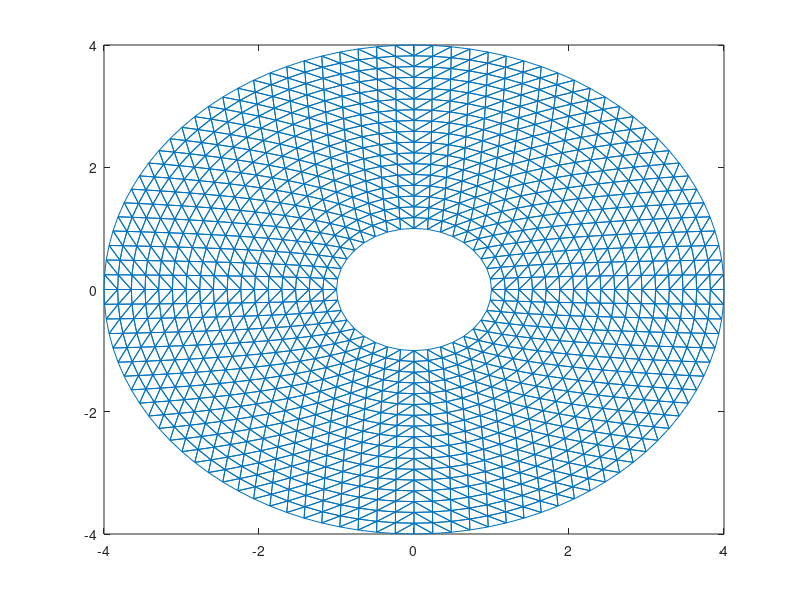

This chart was generated by the following MATLAB code:
function plottrimeshQ

% load a triangular cell mesh of a 2D object and plot it
%
% Oct 25 2018   A. F. Peterson

% read mesh from file 'cylfil.txt.txt'

 nnodes = dlmread('cylfil.txt','', [0,0,0,0]);
 ncells = dlmread('cylfil.txt','', [0,1,0,1]);

 Node = dlmread('cylfil.txt','', [1,0,nnodes,1]);
 
 nstart=nnodes + 1;
 nend=nstart + ncells - 1;
 Element_to_Node = dlmread('cylfil.txt','', [nstart,0,nend,2]);
 
 % disp(Element_to_Node);
 
 figure
 trimesh( Element_to_Node, Node(:,1), Node(:,2) )

end

